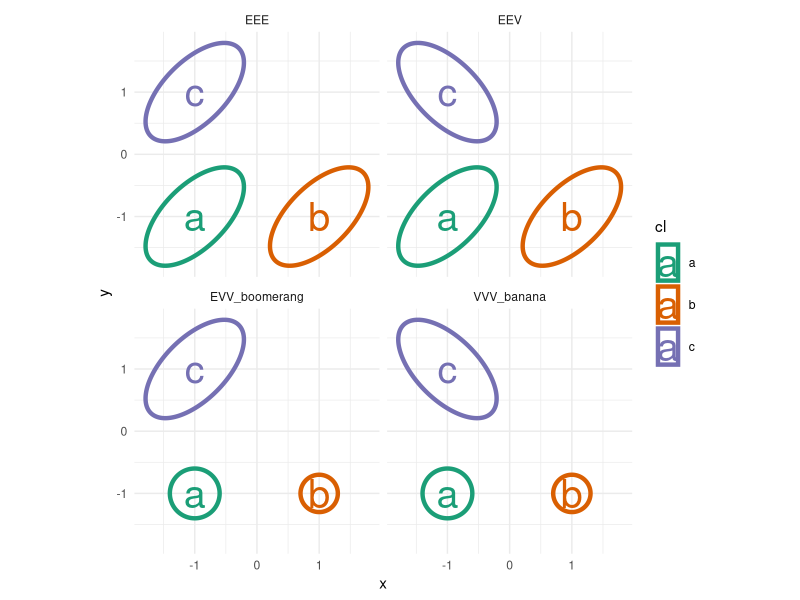

Recreate this plot in R.
require("ggforce"); require("ggplot2")
?geom_ellipse

df <- data.frame(name = rep(c("EEE", "EEV", "VVV_banana", "EVV_boomerang"), each = 3), 
                 cl = as.factor(rep(c("a", "b", "c"), 4)), 
                 x = rep(c(-1, 1, -1), 4), 
                 y = rep(c(-1, -1, 1), 4),
                 a = c(rep(1, 6), rep(c(.4, .3, 1), 2)),
                 b = c(rep(.5, 6), rep(c(.4, .3, .5), 2)),
                 angle = c(rep(pi / 4, 3),          ## EEE
                           rep(pi / 4, 2), -pi / 4, ## EEV
                           rep(pi / 4, 2), -pi / 4, ## EVV_banana
                           rep(pi / 4, 2), pi / 4)  ## EVV_boomerang
)

palette(RColorBrewer::brewer.pal(8, "Dark2"))
theme_mine <- function(){
  list(theme_minimal(),
       scale_color_manual(values = palette()[1:8]),
       scale_fill_manual( values = palette()[1:8]))
}

# Rotation
# Note that it expects radians and rotates the ellipse counter-clockwise
ggplot(data = df) +
  ## cl a
  geom_ellipse(aes(x0 = x, y0 = y, a = a, b = b,
                   angle = angle, color = cl), size = 1.5) +
  geom_text(aes(x = x, y = y, label = cl, color = cl), size = 10) +
  facet_wrap(vars(name)) +
  coord_fixed() +
  theme_mine()


